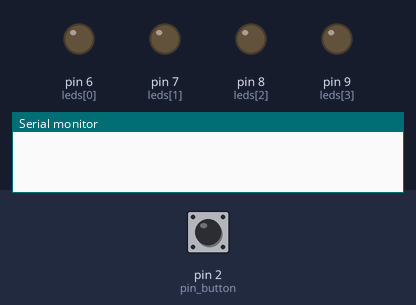
A sketch run on a simulated Arduino Uno, built with avr-gcc and run on an emulated ATmega328P. On the bench: output pins drawn as LEDs (lit = HIGH), the last lines printed to the serial monitor. Dashed ring = blinking. The inputs (shaded band) are chosen by the test bench; at power-on: pin 2 (pin_button) HIGH.

Above: at 1.2 s.
1.3 s: pin 2 (pin_button) pulled LOW for 0.15 s
At 3.7 s:
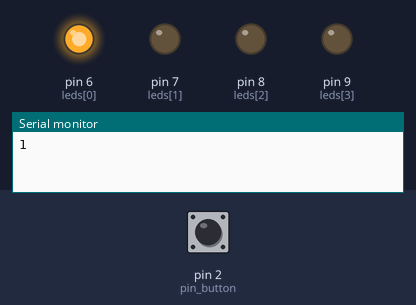
4.4 s: pin 2 (pin_button) pulled LOW for 1 s
At 5.4 s:
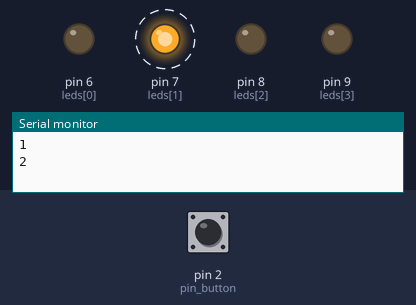
8.4 s: pin 2 (pin_button) pulled LOW for 0.15 s
At 9.6 s:
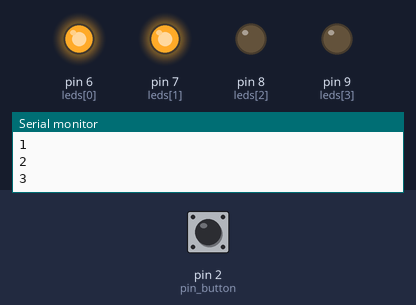
11.5 s: pin 2 (pin_button) pulled LOW for 3.2 s
At 13.7 s:
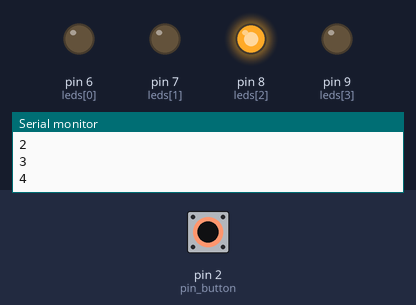
17.7 s: pin 2 (pin_button) pulled LOW for 0.15 s
At 19.6 s:
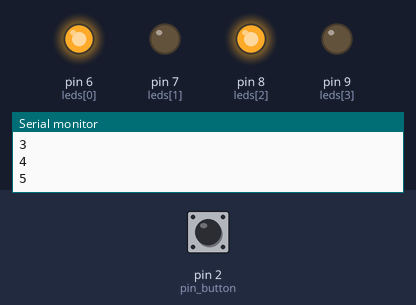
20.8 s: pin 2 (pin_button) pulled LOW for 1 s
At 23.5 s:
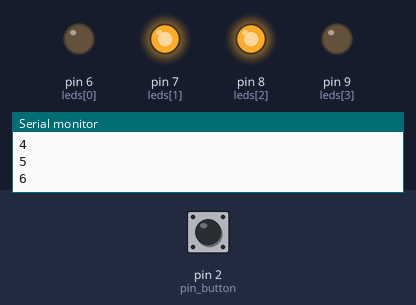
Timing chart, 0 to 25.8 s (numbered marks = the images above; inputs shaded):
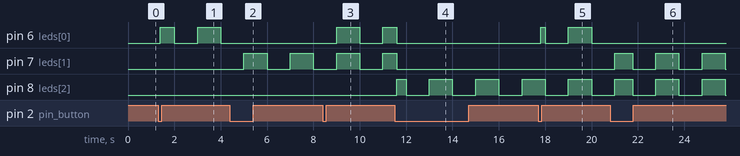

The sketch:

Button_switch.ino
```cpp
const byte pin_button = 2;
const byte leds[4] = {6, 7, 8, 9};

byte state_pb = 1;
int count = 0;
bool state_led = 0;
int timer = 0;


void setup() {
  pinMode(pin_button, INPUT);
  for(int k=0; k<4; k++){
    pinMode(leds[k], OUTPUT);
    digitalWrite(leds[k], LOW);
  }

  Serial.begin(9600);

/* Prise en charge et configuration du clignotement */
  TCCR0A=(1<<WGM01);    //Set the CTC mode
  OCR0A=0xF9; //Value for ORC0A for 1ms

  TIMSK0|=(1<<OCIE0A);   //Set  the interrupt request
  sei(); //Enable interrupt

  TCCR0B|=(1<<CS01);    //Set the prescale 1/64 clock
  TCCR0B|=(1<<CS00);

}

void loop() {
  if (!digitalRead(pin_button) && state_pb == 1){
    delay(100);
    if (!digitalRead(pin_button)){
      count++;
      state_pb = 0;

      Serial.println(count);
    }
  }

  else if(digitalRead(pin_button) && state_pb == 0){
    delay(100);
    if (digitalRead(pin_button)){
      state_pb = 1;
    }
  }

  if (timer >= 1000){
    state_led = !state_led;
    timer = 0;
  }

  for (int k=0; k<4; k++){
    digitalWrite(leds[k], bitRead(count, k) && state_led);
  }
}

ISR(TIMER0_COMPA_vect){    //This  is the interrupt request
  timer++;
}
```

Measured:
- after the input at 1.3 s, pin 6 (leds[0]): LOW → HIGH after 0.10 s, → LOW 0.60 s later, → HIGH 1.0 s later, → LOW 1.0 s later
- after the input at 4.4 s, pin 6 (leds[0]): stops changing and stays LOW; pin 7 (leds[1]): alternates HIGH for 1.0 s and LOW for 1.0 s, starting after 0.60 s
- after the input at 8.4 s, pin 6 (leds[0]): LOW → HIGH after 0.60 s, → LOW 1.0 s later, → HIGH 1.0 s later
- after the input at 11.5 s, pin 8 (leds[2]): LOW → HIGH after 0.10 s, then repeats every 2.0 s: LOW 1.0 s, HIGH 1.0 s
- after the input at 17.7 s, pin 6 (leds[0]): LOW → HIGH after 0.10 s, → LOW 0.20 s later, → HIGH 1.0 s later, → LOW 1.0 s later
- after the input at 20.8 s, pin 6 (leds[0]): stops changing and stays LOW; pin 7 (leds[1]): LOW → HIGH after 0.20 s, then repeats every 2.0 s: LOW 1.0 s, HIGH 1.0 s
